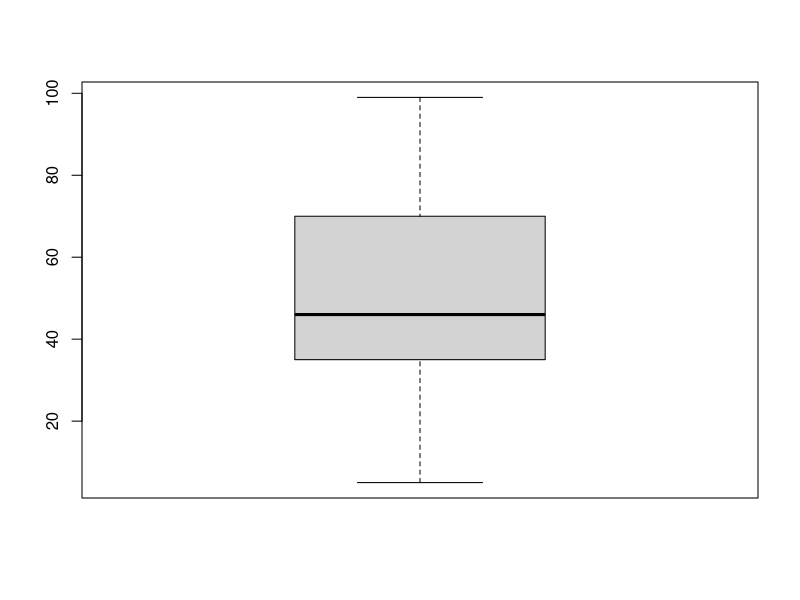
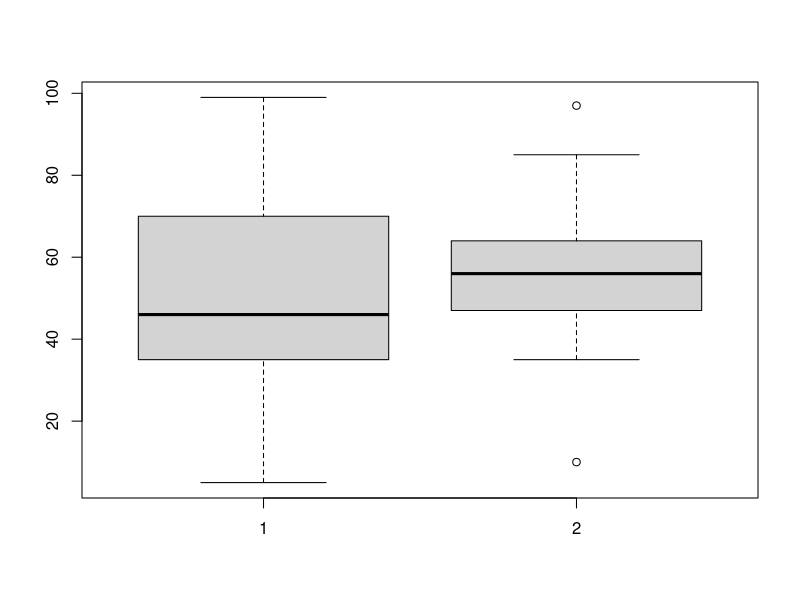

R code for these plots, in order:
## ---- chunk 1
depression_score <- c(45,39,25,47,49,5,70,99,74,37,99,35,8,59)
## ---- chunk 2
boxplot(depression_score)$stats
## ---- chunk 3
depression_score_car <- c(67, 50, 85, 43, 64, 35, 47, 97, 58, 58, 10, 56, 50)

boxplot(depression_score, depression_score_car)$stats
